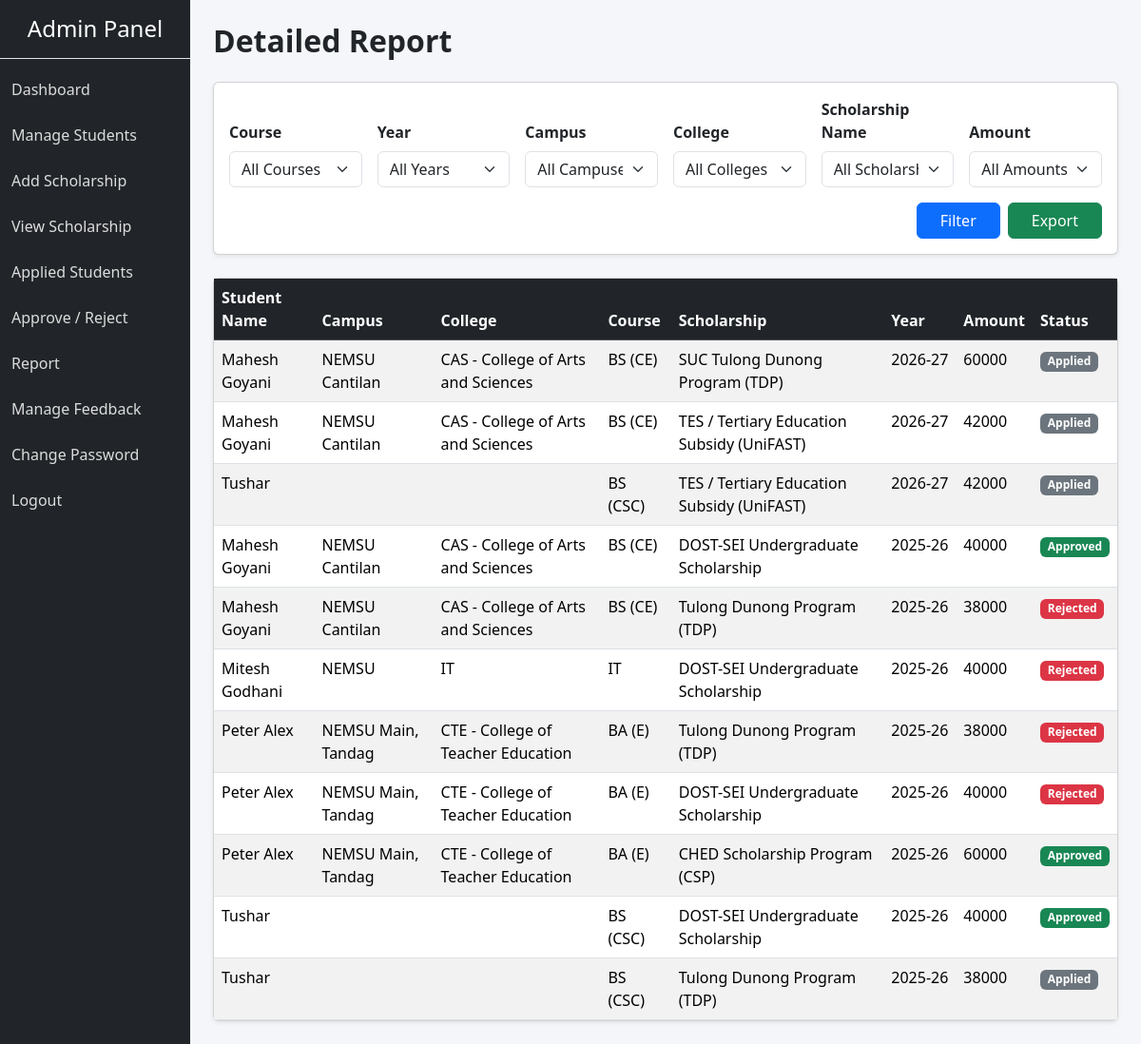
The page /admin/year_wise_summary.php (signed in) on the database its author committed.
### tables this page shows
CREATE TABLE `scholarship` (
  `app_id` int(11) NOT NULL,
  `stu_id` int(11) NOT NULL,
  `ss_id` int(11) NOT NULL,
  `app_status` varchar(10) NOT NULL
);

CREATE TABLE `student_master` (
  `stu_id` int(11) NOT NULL,
  `stu_enroll` varchar(20) NOT NULL,
  `stu_fname` varchar(20) NOT NULL,
  `stu_lname` varchar(20) NOT NULL,
  `stu_ext` varchar(20) DEFAULT NULL,
  `stu_mname` varchar(20) DEFAULT NULL,
  `stu_gender` varchar(10) DEFAULT NULL,
  `stu_pass` varchar(50) DEFAULT NULL,
  `stu_dob` date DEFAULT NULL,
  `stu_email` varchar(50) DEFAULT NULL,
  `stu_contact` varchar(15) DEFAULT NULL,
  `stu_program` varchar(200) DEFAULT NULL,
  `stu_year_level` varchar(10) DEFAULT NULL,
  `stu_campus` varchar(50) DEFAULT NULL,
  `stu_cor` varchar(100) DEFAULT NULL,
  `stu_units` varchar(50) DEFAULT NULL,
  `stu_grade` varchar(20) DEFAULT NULL,
  `stu_gpa` varchar(20) DEFAULT NULL,
  `stu_adm_year` varchar(10) DEFAULT NULL,
  `stu_college` varchar(50) DEFAULT NULL,
  `stu_sem` varchar(10) DEFAULT NULL,
  `father_lname` varchar(50) DEFAULT NULL,
  `father_gname` varchar(50) DEFAULT NULL,
  `father_mname` varchar(50) DEFAULT NULL,
  `mother_lname` varchar(50) DEFAULT NULL,
  `mother_gname` varchar(50) DEFAULT NULL,
  `mother_mname` varchar(50) DEFAULT NULL,
  `stu_dswd` varchar(50) DEFAULT NULL,
  `stu_house` varchar(50) DEFAULT NULL,
  `stu_bci` varchar(50) DEFAULT NULL,
  `stu_amount` varchar(10) DEFAULT NULL,
  `stu_disabled` varchar(5) DEFAULT NULL,
  `stu_disability` varchar(50) DEFAULT NULL,
  `stu_marital` varchar(15) DEFAULT NULL,
  `stu_dependent` varchar(15) DEFAULT NULL,
  `stu_inmate` varchar(15) DEFAULT NULL,
  `stu_rebel` varchar(50) DEFAULT NULL,
  `stu_street` varchar(50) DEFAULT NULL,
  `stu_barangay` varchar(50) DEFAULT NULL,
  `stu_city` varchar(50) DEFAULT NULL,
  `stu_province` varchar(50) DEFAULT NULL,
  `stu_zip` varchar(50) DEFAULT NULL,
  `stu_perc` float DEFAULT NULL,
  `stu_profilepic` varchar(200) DEFAULT NULL,
  `stu_status` varchar(10) NOT NULL DEFAULT 'active',
  `complete` varchar(3) NOT NULL DEFAULT 'No'
);

CREATE TABLE `ss_master` (
  `ss_id` int(5) NOT NULL,
  `ss_name` varchar(100) NOT NULL,
  `ss_type` varchar(100) NOT NULL,
  `ss_desc` varchar(1000) DEFAULT NULL,
  `ss_start` date NOT NULL,
  `ss_end` date NOT NULL,
  `ss_amount` int(10) NOT NULL,
  `ss_year` varchar(20) DEFAULT NULL,
  `ss_status` varchar(10) NOT NULL DEFAULT 'active'
);

### admin/year_wise_summary.php (the view, shortened to what this page needs)
<?php
include "../db.php";
function getShortCourseName($fullName) {
    $map = ['IT' => 'IT'];
    $upper = strtoupper(trim($fullName));
    if (isset($map[$upper])) return $map[$upper];
    $name = $upper;
    $prefix = '';
    if (strpos($name, 'BACHELOR OF SCIENCE IN') !== false) {
        $prefix = 'BS';
        $name = str_replace('BACHELOR OF SCIENCE IN', '', $name);
    } elseif (strpos($name, 'BACHELOR OF ARTS IN') !== false || strpos($name, 'BACHELOR OF ARTS MAJOR IN') !== false) {
        $prefix = 'BA';
        $name = str_replace(['BACHELOR OF ARTS IN', 'BACHELOR OF ARTS MAJOR IN'], '', $name);
    } elseif (strpos($name, 'BACHELOR OF ELEMENTARY EDUCATION') !== false) {
        $prefix = 'BEEd';
        $name = str_replace('BACHELOR OF ELEMENTARY EDUCATION', '', $name);
    } elseif (strpos($name, 'BACHELOR OF SECONDARY EDUCATION') !== false) {
        $prefix = 'BSEd';
        $name = str_replace('BACHELOR OF SECONDARY EDUCATION', '', $name);
    } elseif (strpos($name, 'BACHELOR OF PUBLIC ADMINISTRATION') !== false) {
        return 'BPA';
    } elseif (strpos($name, 'BACHELOR OF') !== false) {
        $prefix = 'B';
        $name = str_replace('BACHELOR OF', '', $name);
    }
    $words = explode(' ', str_replace(['/', '-', '&'], ' ', $name));
    $skip = ['AND', 'IN', 'OF', 'THE', 'MAJOR'];
    $acro = '';
    foreach($words as $w) {
        $w = trim($w);
        if(empty($w) || in_array($w, $skip)) continue;
        $acro .= $w[0];
    }
    if ($prefix !== '') {
        return empty($acro) ? $prefix : $prefix . ' (' . $acro . ')';
    }
    return empty($acro) ? $fullName : $acro;
}
$filter_year = isset($_GET['year']) ? $_GET['year'] : '';
$filter_campus = isset($_GET['campus']) ? $_GET['campus'] : '';
$filter_college = isset($_GET['college']) ? $_GET['college'] : '';
$filter_course = isset($_GET['course']) ? $_GET['course'] : '';
$filter_scholarship = isset($_GET['scholarship']) ? $_GET['scholarship'] : '';
$filter_amount = isset($_GET['amount']) ? $_GET['amount'] : '';
$sql = "SELECT s.stu_fname, s.stu_lname, s.stu_campus, s.stu_college, s.stu_program,
               sm.ss_name, sm.ss_year, sm.ss_amount, sc.app_status
        FROM scholarship sc
        INNER JOIN student_master s ON sc.stu_id = s.stu_id
        INNER JOIN ss_master sm ON sc.ss_id = sm.ss_id
        WHERE 1=1";
$sql .= " ORDER BY sm.ss_year DESC, s.stu_fname ASC";
$result = $conn->query($sql);
?>
<!DOCTYPE html>
<html lang="en">
<head>
    <link href="https://cdn.jsdelivr.net/npm/bootstrap@5.3.2/dist/css/bootstrap.min.css" rel="stylesheet">
    <link href="css/style.css" rel="stylesheet">
</head>
<body>
<div class="container-fluid">
    <div class="row">
        <?php include 'sidebar.php'; ?>
        <div class="col-md-9 col-lg-10 p-4 content-area">
            <h2 class="fw-bold mb-4">Detailed Report</h2>
            <div class="card p-3 mb-4 shadow-sm">
                <form method="GET" class="row g-3 align-items-end">
                    <div class="col-md-2">
                        <label class="form-label fw-bold">Course</label>
                        <select name="course" class="form-select">
                            <option value="">All Courses</option>
                        </select>
                    </div>
                    <div class="col-md-2">
                        <label class="form-label fw-bold">Year</label>
                        <select name="year" class="form-select">
                            <option value="">All Years</option>
                        </select>
                    </div>
                    <div class="col-md-2">
                        <label class="form-label fw-bold">Campus</label>
                        <select name="campus" class="form-select">
                            <option value="">All Campuses</option>
                        </select>
                    </div>
                    <div class="col-md-2">
                        <label class="form-label fw-bold">College</label>
                        <select name="college" class="form-select">
                            <option value="">All Colleges</option>
                        </select>
                    </div>
                    <div class="col-md-2">
                        <label class="form-label fw-bold">Scholarship Name</label>
                        <select name="scholarship" class="form-select">
                            <option value="">All Scholarships</option>
                        </select>
                    </div>
                    <div class="col-md-2">
                        <label class="form-label fw-bold">Amount</label>
                        <select name="amount" class="form-select">
                            <option value="">All Amounts</option>
                        </select>
                    </div>
                    <div class="col-md-12 d-flex gap-2 justify-content-end mt-3">
                        <button type="submit" class="btn btn-primary px-4">Filter</button>
                        <a href="export.php?type=year_wise_summary&year=<?php echo urlencode($filter_year); ?>&campus=<?php echo urlencode($filter_campus); ?>&college=<?php echo urlencode($filter_college); ?>&course=<?php echo urlencode($filter_course); ?>&scholarship=<?php echo urlencode($filter_scholarship); ?>&amount=<?php echo urlencode($filter_amount); ?>" class="btn btn-success px-4" title="Export to Excel">Export</a>
                    </div>
                </form>
            </div>
            <div class="card shadow-sm">
                <div class="card-body p-0">
                    <table class="table table-striped table-hover mb-0">
                        <thead class="table-dark">
                            <tr>
                                <th>Student Name</th>
                                <th>Campus</th>
                                <th>College</th>
                                <th>Course</th>
                                <th>Scholarship</th>
                                <th class="text-nowrap">Year</th>
                                <th>Amount</th>
                                <th>Status</th>
                            </tr>
                        </thead>
                        <tbody>
                            <?php
                            if ($result && $result->num_rows > 0) {
                                while ($row = $result->fetch_assoc()) {
                            ?>
                            <tr>
                                <td><?php echo htmlspecialchars($row['stu_fname'] . ' ' . $row['stu_lname']); ?></td>
                                <td><?php echo htmlspecialchars($row['stu_campus']); ?></td>
                                <td><?php echo htmlspecialchars($row['stu_college']); ?></td>
                                <td><?php echo htmlspecialchars(getShortCourseName($row['stu_program'])); ?></td>
                                <td><?php echo htmlspecialchars($row['ss_name']); ?></td>
                                <td class="text-nowrap"><?php echo htmlspecialchars($row['ss_year']); ?></td>
                                <td><?php echo htmlspecialchars($row['ss_amount']); ?></td>
                                <td>
                                    <?php
                                        if($row['app_status'] == 'Approved') echo "<span class='badge bg-success'>Approved</span>";
                                        else if($row['app_status'] == 'Rejected') echo "<span class='badge bg-danger'>Rejected</span>";
                                        else echo "<span class='badge bg-secondary'>".$row['app_status']."</span>";
                                    ?>
                                </td>
                            </tr>
                            <?php
                                }
                            } else {
                                echo "<tr><td colspan='8' class='text-center py-4'>No records found matching your filters.</td></tr>";
                            }
                            ?>
                        </tbody>
                    </table>
                </div>
            </div>
        </div>
    </div>
</div>
</body>
</html>

### admin/css/style.css (style rules this page uses)
body { background: #f4f6f9; }

### rows shown on the page
scholarship: stu.stu_lname "Mahesh Goyani", stu.stu_campus "NEMSU Cantilan", stu.stu_college "CAS - College of Arts and Sciences", stu.stu_program "BS (CE)", ss.ss_name "SUC Tulong Dunong Program (TDP)", ss.ss_year "2026-27", ss.ss_amount "60000", app_status "Applied"
scholarship: stu.stu_lname "Mahesh Goyani", stu.stu_campus "NEMSU Cantilan", stu.stu_college "CAS - College of Arts and Sciences", stu.stu_program "BS (CE)", ss.ss_name "TES / Tertiary Education Subsidy (UniFAST)", ss.ss_year "2026-27", ss.ss_amount "42000", app_status "Applied"
scholarship: stu.stu_lname "Tushar", stu.stu_program "BS (CSC)", ss.ss_name "TES / Tertiary Education Subsidy (UniFAST)", ss.ss_year "2026-27", ss.ss_amount "42000", app_status "Applied"
scholarship: stu.stu_lname "Mahesh Goyani", stu.stu_campus "NEMSU Cantilan", stu.stu_college "CAS - College of Arts and Sciences", stu.stu_program "BS (CE)", ss.ss_name "DOST-SEI Undergraduate Scholarship", ss.ss_year "2025-26", ss.ss_amount "40000", app_status "Approved"
scholarship: stu.stu_lname "Mahesh Goyani", stu.stu_campus "NEMSU Cantilan", stu.stu_college "CAS - College of Arts and Sciences", stu.stu_program "BS (CE)", ss.ss_name "Tulong Dunong Program (TDP)", ss.ss_year "2025-26", ss.ss_amount "38000", app_status "Rejected"
scholarship: stu.stu_lname "Mitesh Godhani", stu.stu_campus "NEMSU", stu.stu_college "IT", stu.stu_program "IT", ss.ss_name "DOST-SEI Undergraduate Scholarship", ss.ss_year "2025-26", ss.ss_amount "40000", app_status "Rejected"
scholarship: stu.stu_lname "Peter Alex", stu.stu_campus "NEMSU Main, Tandag", stu.stu_college "CTE - College of Teacher Education", stu.stu_program "BA (E)", ss.ss_name "Tulong Dunong Program (TDP)", ss.ss_year "2025-26", ss.ss_amount "38000", app_status "Rejected"
scholarship: stu.stu_lname "Peter Alex", stu.stu_campus "NEMSU Main, Tandag", stu.stu_college "CTE - College of Teacher Education", stu.stu_program "BA (E)", ss.ss_name "DOST-SEI Undergraduate Scholarship", ss.ss_year "2025-26", ss.ss_amount "40000", app_status "Rejected"
scholarship: stu.stu_lname "Peter Alex", stu.stu_campus "NEMSU Main, Tandag", stu.stu_college "CTE - College of Teacher Education", stu.stu_program "BA (E)", ss.ss_name "CHED Scholarship Program (CSP)", ss.ss_year "2025-26", ss.ss_amount "60000", app_status "Approved"
scholarship: stu.stu_lname "Tushar", stu.stu_program "BS (CSC)", ss.ss_name "DOST-SEI Undergraduate Scholarship", ss.ss_year "2025-26", ss.ss_amount "40000", app_status "Approved"
scholarship: stu.stu_lname "Tushar", stu.stu_program "BS (CSC)", ss.ss_name "Tulong Dunong Program (TDP)", ss.ss_year "2025-26", ss.ss_amount "38000", app_status "Applied"
